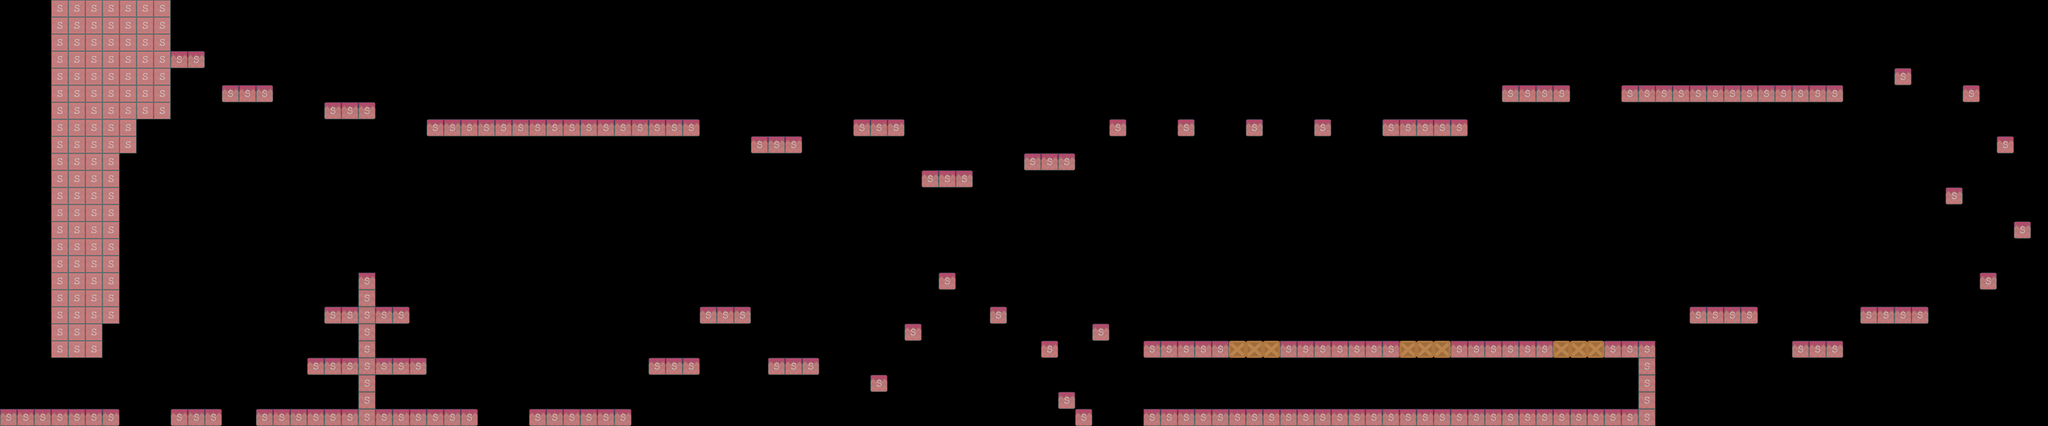

The image is a tile-based game level rendered from a .tmx file. Its description and source (layers, tilesets, objects; grid data summarised) follow:
An orthogonal 120x25 tile map with 70x70 px tiles, 2 tile layers (backgorund1, collision), 2 tilesets and 1 object (levelTrigger).

<map version="1.0" orientation="orthogonal" renderorder="right-down" width="120" height="25" tilewidth="70" tileheight="70" backgroundcolor="#000000" nextobjectid="2">
 <tileset firstgid="1" name="background-tiles" tilewidth="70" tileheight="70">
  <image source="../img/background-tiles.png" width="910" height="910" />
 </tileset>
 <tileset firstgid="170" name="meta-tiles" tilewidth="70" tileheight="70">
  <image source="../img/meta-tiles.png" width="350" height="70" />
  <tile id="4">
   <properties>
    <property name="type" value="solid" />
   </properties>
  </tile>
 </tileset>
 <layer name="backgorund1" width="120" height="25">
  <data>[3000 cells, 311 non-empty, 7 distinct tile ids]</data>
 </layer>
 <layer name="collision" width="120" height="25" opacity="0.47">
  <data>[3000 cells, 302 non-empty, 1 distinct tile ids]</data>
 </layer>
 <objectgroup name="trigger-entities">
  <object id="1" name="levelTrigger" x="-33.3333" y="1733.33" width="8483.33" height="150">
   <properties>
    <property name="level" value="Death" />
    <property name="xSpawn" value="1000" />
    <property name="ySpawn" value="1000" />
   </properties>
  </object>
 </objectgroup>
</map>
